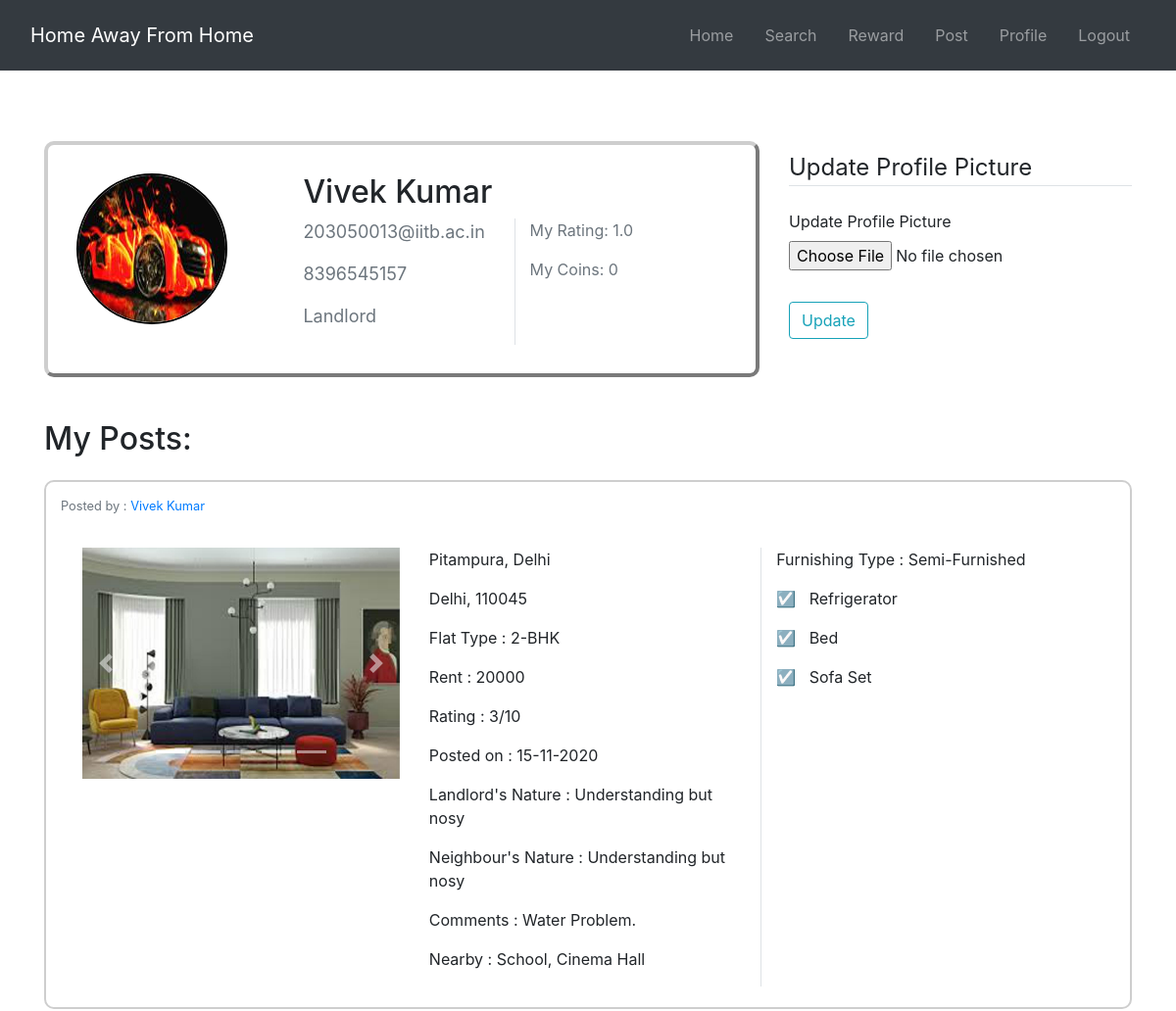
The page /profile (signed in, upper part) on the database as committed earlier.
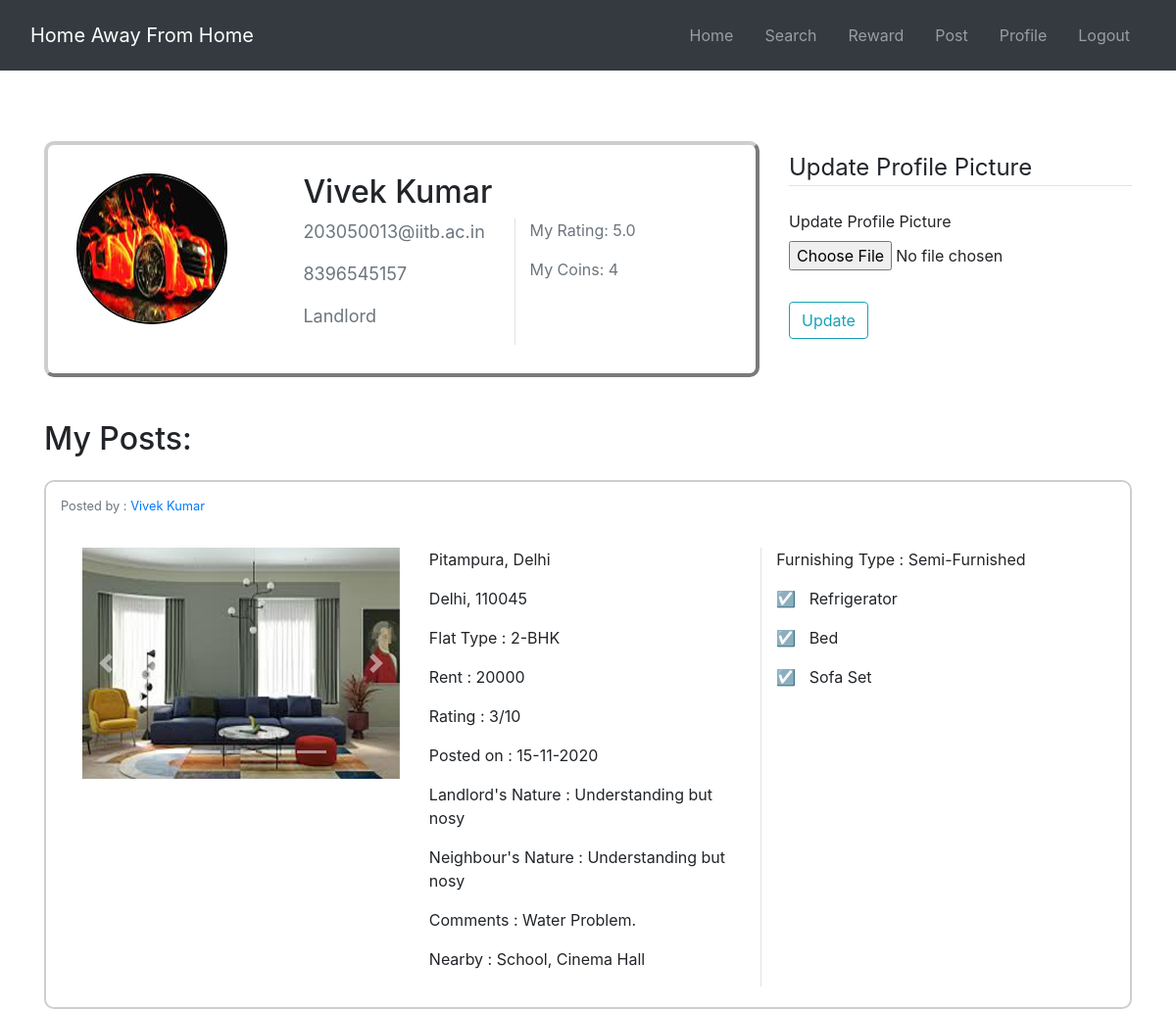
The same page on the database as committed later.
### main.py (models this page shows, shortened)
class User(db.Model, UserMixin):
    ''' 'id' is predefined name for id column in sqlalchemy ,it is autoincrement in nature by default , db.Column makes it a column in our database db for table 'User'. First argument passed gives the Datatype of the values that this coulmn will store, second argument 'primary key' is set true to make this attribute a primary key for this class(table)'''
    id = db.Column(db.Integer, primary_key=True)
    user_name = db.Column(db.String(20), nullable=False)
    ''' Here also first argument gives datatype for the coulmn and second argument gives nullability of the coulmn , nullble=false implies that none of the row in this column will have a null value'''
    email = db.Column(db.String(120), unique=True, nullable=False)
    ''' unique= true implies that all the values in this particular column will be either unique or null but definitely non-duplicate values'''
    contact = db.Column(db.Integer, unique=True, nullable=False)
    image_file = db.Column(db.String(20), nullable=False, default='default.jpeg')
    ''' default argument gives the default value to be stored for a row in this column if input is not given explicitly'''
    password = db.Column(db.String(60), nullable=False)
    ''' integer passed with String gives the maximum no. of characters that string may have'''
    user_rating = db.Column(db.Float, default=1, nullable=False)
    '''Overall rating of the user '''
    user_coins = db.Column(db.Integer, default=0, nullable=False)
    ''' coins earned by the user '''
    role = db.Column(db.Integer, default=1, nullable=False)
    dob = db.Column(db.String(60), nullable=False)
    count5 = db.Column(db.Integer, default=0, nullable=False)
    ''' stores how many people gave 5 rating to the specific user '''
    count4 = db.Column(db.Integer, default=0, nullable=False)
    ''' stores how many user gave 4 rating to the user '''
    count3 = db.Column(db.Integer, default=0, nullable=False)
    count2 = db.Column(db.Integer, default=0, nullable=False)
    count1 = db.Column(db.Integer, default=1, nullable=False)
    posts = db.relationship('Post', backref='author', lazy=True)
    '''this 'posts' is an object for relationship between two classes 'Post' and 'User' .There is a foreign key in class 'Post' which is refereing to a column of class 'User' '''
    '''specific columns in return will be shown when a instance of this class is printed'''

### main.py (the view, shortened to what this page needs)
@app.route("/profile", methods=['GET', 'POST'])
@login_required
def profile():
    posts= Post.query.all()
    ''' form for updating profile , which updates profile picture of user'''
    form = UpdateProfile()
    image_file = url_for('static', filename='profile_pics/' + current_user.image_file)
    ''' sets the profile picture as updated(if updated) image'''
    return render_template('profile.html', image_file=image_file, form=form, posts=posts)

### forms.py
class UpdateProfile(FlaskForm):
    picture = FileField('Update Profile Picture', validators=[FileAllowed(['jpg', 'png','jpeg'])])
    ''' file field which accepts files of mentioned format '''
    submit = SubmitField('Update')
    '''update button '''

### main.py (called while the page is built)
@login_manager.user_loader
def load_user(user_id):
    return User.query.get(int(user_id))
    '''returns an instance of class User with id 'user_id' '''

### templates/profile.html (shortened to what the changed rows need)
{% extends "layout.html" %}
{% block content %}
	<div class="content-section" style="border:4px outset #cecece; margin-top:2%; margin-bottom:6%; border-radius:10px; padding: 4%;">
		<div class="row">
			<div class="col-md-8">
				<h2 class="account-heading">{{ current_user.user_name }}</h2>
				<div class="row">
					<div class="col-md-6 border-right" style="font-size: large;">
						<p class="text-secondary">{{ current_user.email }}</p>
						<p class="text-secondary">{{ current_user.contact }}</p>
						{% if current_user.role == 0 %}
							<p class="text-secondary">Landlord</p>
						{% else %}
							<p class="text-secondary">Tenant</p>
						{% endif %}
					</div>
					<div class="col-md-6">
						<p class="text-secondary">My Rating: {{ current_user.user_rating }}</p>
						<p class="text-secondary">My Coins: {{ current_user.user_coins }}</p>
					</div>
				</div>
			</div>
		</div>
	</div>
{% endblock content %}
{% block content3 %}
	<h2>My Posts:</h2>
	{% if posts %}
		{% for room in posts %}
			{% if current_user.id == room.user_id %}
				<main role="main" class="container" style="border:2px solid #cecece; margin-top:2%; margin-bottom:6%; border-radius:10px;">
					<div class="row">
						<div class="col-md-4" style="margin-top: 1%">
							<small class="text-muted">Posted by : <a href="{{ url_for('profile') }}">{{ current_user.user_name }}</a></small>
						</div>
					</div>
					<div class="row" style="padding: 2%">
						<div class="col-md-4" style="margin-top: 1%">
							<div id="demo{{ room.id }}" class="carousel slide" data-ride="carousel">
								<ul class="carousel-indicators">
									<li data-target="#demo{{ room.id }}" data-slide-to="0" class="active"></li>
									<li data-target="#demo{{ room.id }}" data-slide-to="1"></li>
									<li data-target="#demo{{ room.id }}" data-slide-to="2"></li>
									<li data-target="#demo{{ room.id }}" data-slide-to="3"></li>
									<li data-target="#demo{{ room.id }}" data-slide-to="4"></li>
								</ul>
								<div class="carousel-inner" style="width: 100%; height:100%;">
									<div class="carousel-item active">
										<img src={{ room.picture1 }} alt="Get rooms" width="1100" height="800">
									</div>
								</div>
								<a class="carousel-control-prev" href="#demo{{ room.id }}" data-slide="prev">
									<span class="carousel-control-prev-icon"></span>
								</a>
								<a class="carousel-control-next" href="#demo{{ room.id }}" data-slide="next">
									<span class="carousel-control-next-icon"></span>
								</a>
							</div>
						</div>
						<div class="col-md-4 border-right" style="margin-top: 1%">
							<p class="article-content">{{ room.area }}, {{ room.city }}</p>
							<p class="article-content">{{ room.state }}, {{ room.pincode }}</p>
							{% if room.bedrooms == 0 %}
								<p> Flat Type : 1-BHK </p>
							{% elif room.bedrooms == 1 %}
								<p> Flat Type : 2-BHK </p>
							{% elif room.bedrooms == 2 %}
								<p> Flat Type : 3-BHK </p>
							{% elif room.bedrooms == 3 %}
								<p> Flat Type : 4-BHK </p>
							{% endif %}
							<p class="article-content">Rent : {{ room.rent }}</p>
							<p class="article-content">Rating : {{ room.flat_rating }}/10</p>
							<p class="article-content">Posted on : {{ room.date_posted.strftime('%d-%m-%Y') }}</p>
							<p class="article-content">Landlord's Nature : {{ room.landloard_nature }}</p>
							{% if room.neighbours_nature %}
								<p class="article-content">Neighbour's Nature : {{ room.landloard_nature }}</p>
							{% endif %}
							{% if room.comments %}
								<p class="article-content">Comments : {{ room.comments }}</p>
							{% endif %}
							<p class="article-content">Nearby : {{ room.nearby }}</p>
						</div>
						<div class="col-md-4" style="margin-top: 1%">
							{% if room.furnishing_type == 0 %}
								<p> Furnishing Type : Not-Furnished </p>
							{% elif room.furnishing_type == 1 %}
								<p> Furnishing Type : Semi-Furnished </p>
							{% elif room.furnishing_type == 2 %}
								<p> Furnishing Type : Fully-Furnished </p>
							{% endif %}
							{% if room.refrigerator == True %}
								<p> <span> &#9745; </span> &nbsp Refrigerator </p>
							{% endif %}
							{% if room.bed == True %}
								<p> <span> &#9745; </span> &nbsp Bed </p>
							{% endif %}
							{% if room.sofa == True %}
								<p> <span> &#9745; </span> &nbsp Sofa Set </p>
							{% endif %}
						</div>
					</div>
				</main>
			{% endif %}
		{% endfor %}
	{% else %}
	<br><br>
	<h3>Sorry, No Post created yet..</h3>
	{% endif %}
{% endblock %}

Rows that differ between the two databases and show on the page:
changed User "Vivek Kumar": user_rating "1.0" → "5.0"; user_coins "0" → "4"
